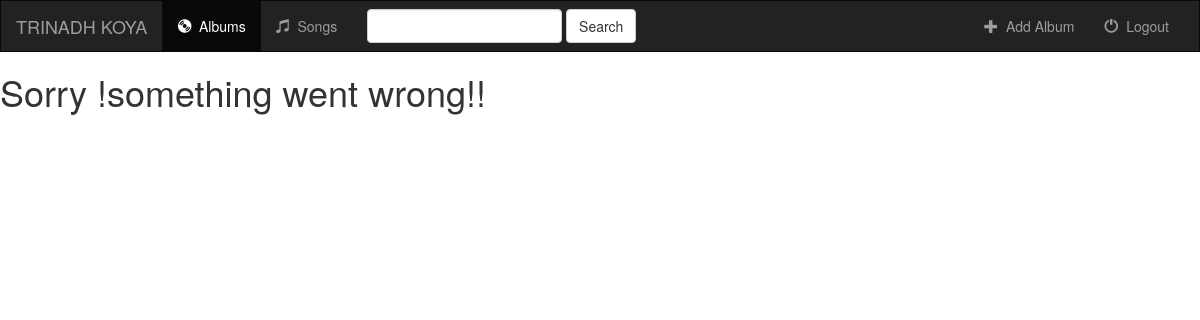
/music/, run on an earlier commit of the app's database.
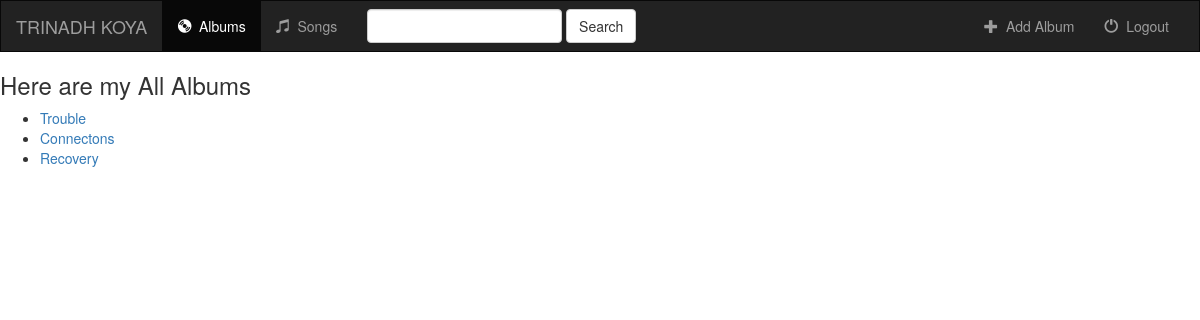
And on a later commit of the database.
### music/models.py (models this page shows, shortened)
class Album(models.Model):
    artist = models.CharField(max_length=250);
    album_title = models.CharField(max_length=500);
    genre = models.CharField(max_length=100);
    album_logo = models.CharField(max_length=1000)

### music/views.py (the view)
def index(request):
    all_albums = Album.objects.all();
    return render(request, 'music/index.html', {'all_albums': all_albums});

### music/templates/music/index.html (shortened to what this page needs)
{% load staticfiles %}
<link rel="stylesheet" type="text/css" href="{% static 'music/css/bootstrap.min.css' %}"/>
<link rel="stylesheet" type="text/css" href="{% static 'music/css/style.css' %}"/>
<nav class="navbar navbar-inverse">
    <div class="container-fluid">
        <div class="navbar-header">
            <a class="navbar-brand" href="{% url 'music:index' %}">TRINADH KOYA
            </a>
        </div>
        <div class="collapse navbar-collapse">
            <ul class="nav navbar-nav">
                <li class="active">
                    <a href="{% url 'music:index' %}">
                        <span class="glyphicon glyphicon-cd" aria-hidden="true"></span> &nbsp;Albums
                    </a>
                </li>
                <li class="">
                    <a href="#">
                        <span class="glyphicon glyphicon-music" aria-hidden="true"></span> &nbsp;Songs
                    </a>
                </li>
            </ul>
            <form class="navbar-form navbar-left" role="search" method="get" action="#">
                <div class="form-group">
                    <input type="text" class="form-control" name="q" value="">
                </div>
                <button type="submit" class="btn btn-default">Search</button>
            </form>
            <ul class="nav navbar-nav navbar-right">
                <li class="">
                    <a href="#">
                        <span class="glyphicon glyphicon-plus" aria-hidden="true"></span> &nbsp;Add Album
                    </a>
                </li>
                <li class="">
                    <a href="#">
                        <span class="glyphicon glyphicon-off" aria-hidden="true"></span> &nbsp;Logout
                    </a>
                </li>
            </ul>
        </div>
    </div>
</nav>
{% if all_albums %}
    <h3>Here are my All Albums </h3>
    <ul start="1">
        {% for album in all_albums %}
            <li><a href="{% url 'music:detail' album.id %}">{{ album.album_title }}</a></li>
        {% endfor %}
    </ul>
{% else %}
    <h1>
        Sorry !something went wrong!!
    </h1>
{% endif %}

What changed in the data, as far as the page shows it:
added Album: album_title "Trouble"
added Album: album_title "Connectons"
added Album: album_title "Recovery"
Also different on the page:
text no longer shown: "Sorry !something went wrong!!"
text now shown: "Here are my All Albums"
